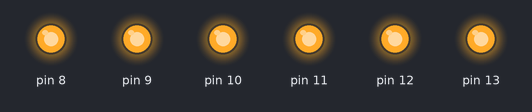
The sketch below on a simulated Arduino Uno, built with avr-gcc and run on an emulated ATmega328P. Parts: output pins drawn as LEDs (lit = HIGH).

Above: at 0.12 s.
At 2.37 s:
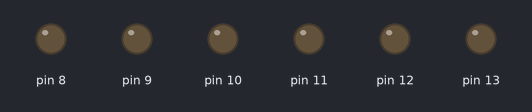
Timing chart, 0 to 3.0 s (numbered marks = the images above):
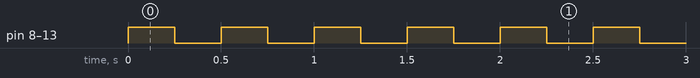

Measured:
- by itself, pin 8–13: alternates HIGH for 0.25 s and LOW for 0.25 s

The sketch:

Blink.ino
```cpp
//fa ledurile de pe pozitiile 8-13 sa se aprinda si sa se inchida simultan
void setup() {
  for(int i=8;i<=13;i++)
    pinMode(i, OUTPUT);
}

void loop() {
  for(int i=8;i<=13;i++) {
  digitalWrite(i, HIGH);
  }
  delay(250);
  for(int i=8;i<=13;i++) {
  digitalWrite(i, LOW);
  }
  delay(250);
}
```
